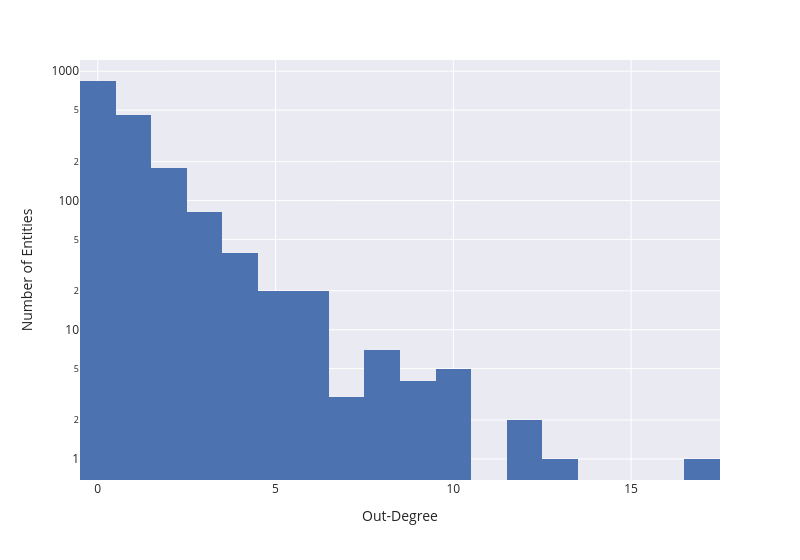

The code cell stored with this chart in its notebook:
### Markdown cell above
- Out Degree

### Code cell
fig = px.histogram(
    data_frame = node_level,
    x = "out-degree",
    width = 800,
    log_y=True
)
fig.update_layout(xaxis_title = "Out-Degree", yaxis_title = "Number of Entities")
save_fig(fig, 'out_degree_distribution.svg')
show(fig)

### Figure 1 — Plotly figure (JSON) as saved in the notebook; plotly's stock layout.template omitted (floating-point values rounded to 4 significant figures; data arrays with more than 128 entries replaced by an {"elided": "..."} marker saying what was removed)
{"data": [{"bingroup": "x", "hovertemplate": "out-degree=%{x}<br>count=%{y}<extra></extra>", "legendgroup": "", "marker": {"color": "rgb(76,114,176)", "pattern": {"shape": ""}}, "name": "", "orientation": "v", "showlegend": false, "type": "histogram", "x": {"elided": "1661 int values"}, "xaxis": "x", "yaxis": "y"}], "layout": {"barmode": "relative", "font": {"size": 12}, "legend": {"tracegroupgap": 0}, "margin": {"t": 60}, "width": 800, "xaxis": {"anchor": "y", "domain": [0, 1], "title": {"text": "Out-Degree"}}, "yaxis": {"anchor": "x", "domain": [0, 1], "title": {"text": "Number of Entities"}, "type": "log"}}}
